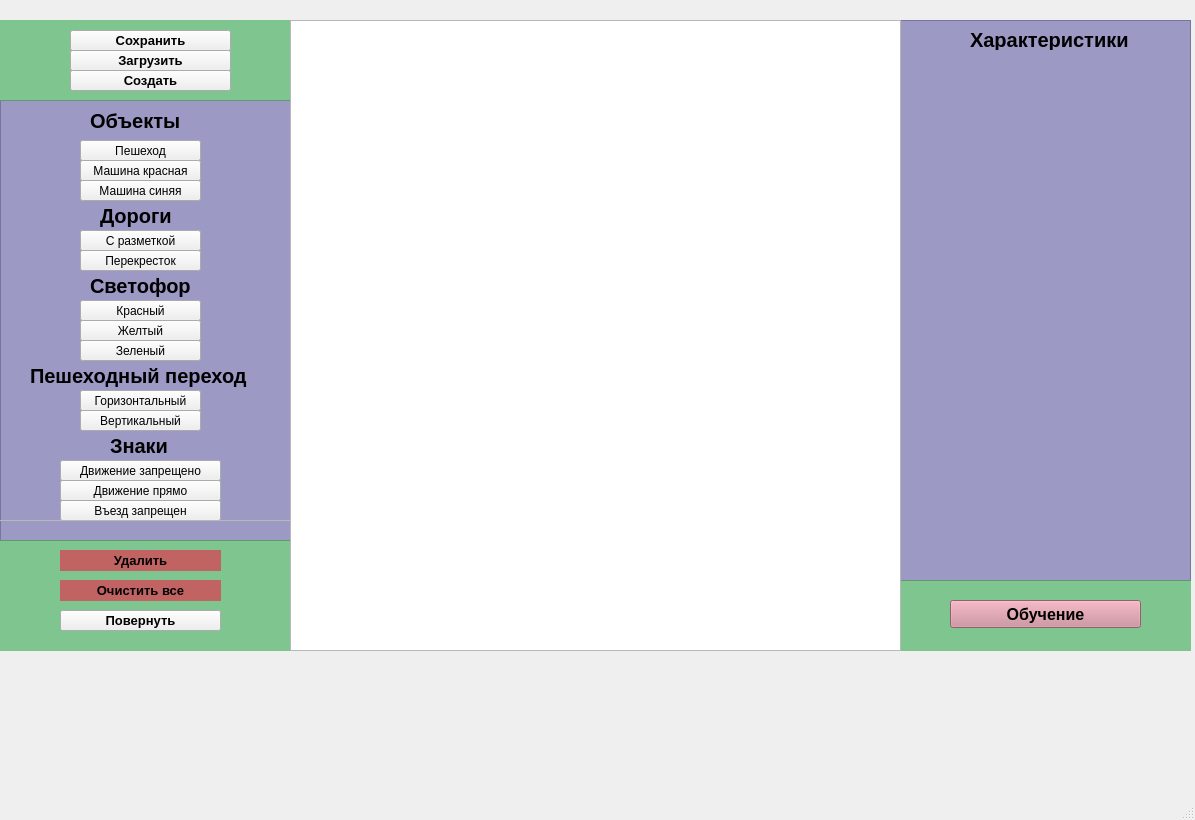
<?xml version="1.0" encoding="UTF-8"?>
<ui version="4.0">
 <class>MainWindow</class>
 <widget class="QMainWindow" name="MainWindow">
  <property name="geometry">
   <rect>
    <x>0</x>
    <y>0</y>
    <width>1195</width>
    <height>820</height>
   </rect>
  </property>
  <property name="windowTitle">
   <string>MainWindow</string>
  </property>
  <widget class="QWidget" name="centralwidget">
   <widget class="QFrame" name="frame_toolbar">
    <property name="geometry">
     <rect>
      <x>0</x>
      <y>20</y>
      <width>291</width>
      <height>631</height>
     </rect>
    </property>
    <property name="styleSheet">
     <string notr="true">#frame_toolbar {
	background-color: rgb(156, 153, 197);
}</string>
    </property>
    <property name="frameShape">
     <enum>QFrame::StyledPanel</enum>
    </property>
    <property name="frameShadow">
     <enum>QFrame::Raised</enum>
    </property>
    <widget class="QLabel" name="lbl_object">
     <property name="geometry">
      <rect>
       <x>90</x>
       <y>90</y>
       <width>101</width>
       <height>21</height>
      </rect>
     </property>
     <property name="styleSheet">
      <string notr="true">#lbl_object {
	font-size: 20px;
	font: bold;
}</string>
     </property>
     <property name="text">
      <string>Объекты</string>
     </property>
    </widget>
    <widget class="QPushButton" name="btn_pedestrian">
     <property name="geometry">
      <rect>
       <x>80</x>
       <y>120</y>
       <width>121</width>
       <height>21</height>
      </rect>
     </property>
     <property name="text">
      <string>Пешеход</string>
     </property>
    </widget>
    <widget class="QPushButton" name="btn_car_red">
     <property name="geometry">
      <rect>
       <x>80</x>
       <y>140</y>
       <width>121</width>
       <height>21</height>
      </rect>
     </property>
     <property name="text">
      <string>Машина красная</string>
     </property>
    </widget>
    <widget class="QPushButton" name="btn_car_blue">
     <property name="geometry">
      <rect>
       <x>80</x>
       <y>160</y>
       <width>121</width>
       <height>21</height>
      </rect>
     </property>
     <property name="text">
      <string>Машина синяя</string>
     </property>
    </widget>
    <widget class="QLabel" name="lbl_roads">
     <property name="geometry">
      <rect>
       <x>100</x>
       <y>180</y>
       <width>111</width>
       <height>31</height>
      </rect>
     </property>
     <property name="styleSheet">
      <string notr="true">#lbl_roads {
	font-size: 20px;
	font: bold;
}</string>
     </property>
     <property name="text">
      <string>Дороги</string>
     </property>
    </widget>
    <widget class="QPushButton" name="btn_marking">
     <property name="geometry">
      <rect>
       <x>80</x>
       <y>210</y>
       <width>121</width>
       <height>21</height>
      </rect>
     </property>
     <property name="text">
      <string>С разметкой</string>
     </property>
    </widget>
    <widget class="QPushButton" name="btn_crossroads">
     <property name="geometry">
      <rect>
       <x>80</x>
       <y>230</y>
       <width>121</width>
       <height>21</height>
      </rect>
     </property>
     <property name="text">
      <string>Перекресток</string>
     </property>
    </widget>
    <widget class="QLabel" name="lbl_traffic_light">
     <property name="geometry">
      <rect>
       <x>90</x>
       <y>250</y>
       <width>241</width>
       <height>31</height>
      </rect>
     </property>
     <property name="styleSheet">
      <string notr="true">#lbl_traffic_light {
	font-size: 20px;
	font: bold;
}</string>
     </property>
     <property name="text">
      <string>Светофор</string>
     </property>
    </widget>
    <widget class="QPushButton" name="btn_red">
     <property name="geometry">
      <rect>
       <x>80</x>
       <y>280</y>
       <width>121</width>
       <height>21</height>
      </rect>
     </property>
     <property name="text">
      <string>Красный</string>
     </property>
    </widget>
    <widget class="QPushButton" name="btn_yellow">
     <property name="geometry">
      <rect>
       <x>80</x>
       <y>300</y>
       <width>121</width>
       <height>21</height>
      </rect>
     </property>
     <property name="text">
      <string>Желтый</string>
     </property>
    </widget>
    <widget class="QPushButton" name="btn_green">
     <property name="geometry">
      <rect>
       <x>80</x>
       <y>320</y>
       <width>121</width>
       <height>21</height>
      </rect>
     </property>
     <property name="text">
      <string>Зеленый</string>
     </property>
    </widget>
    <widget class="QLabel" name="lbl_pedestrian_crossing">
     <property name="geometry">
      <rect>
       <x>30</x>
       <y>340</y>
       <width>241</width>
       <height>31</height>
      </rect>
     </property>
     <property name="styleSheet">
      <string notr="true">#lbl_pedestrian_crossing {
	font-size: 20px;
	font: bold;
}</string>
     </property>
     <property name="text">
      <string>Пешеходный переход</string>
     </property>
    </widget>
    <widget class="QPushButton" name="btn_horizontal">
     <property name="geometry">
      <rect>
       <x>80</x>
       <y>370</y>
       <width>121</width>
       <height>21</height>
      </rect>
     </property>
     <property name="text">
      <string>Горизонтальный</string>
     </property>
    </widget>
    <widget class="QPushButton" name="btn_vertical">
     <property name="geometry">
      <rect>
       <x>80</x>
       <y>390</y>
       <width>121</width>
       <height>21</height>
      </rect>
     </property>
     <property name="text">
      <string>Вертикальный</string>
     </property>
    </widget>
    <widget class="QLabel" name="lbl_road_signs">
     <property name="geometry">
      <rect>
       <x>110</x>
       <y>410</y>
       <width>71</width>
       <height>31</height>
      </rect>
     </property>
     <property name="styleSheet">
      <string notr="true">#lbl_road_signs {
	font-size: 20px;
	font: bold;
}</string>
     </property>
     <property name="text">
      <string>Знаки</string>
     </property>
    </widget>
    <widget class="QPushButton" name="btn_vertical_2">
     <property name="geometry">
      <rect>
       <x>60</x>
       <y>440</y>
       <width>161</width>
       <height>21</height>
      </rect>
     </property>
     <property name="text">
      <string>Движение запрещено</string>
     </property>
    </widget>
    <widget class="QPushButton" name="btn_vertical_3">
     <property name="geometry">
      <rect>
       <x>60</x>
       <y>460</y>
       <width>161</width>
       <height>21</height>
      </rect>
     </property>
     <property name="text">
      <string>Движение прямо</string>
     </property>
    </widget>
    <widget class="QPushButton" name="btn_vertical_4">
     <property name="geometry">
      <rect>
       <x>60</x>
       <y>480</y>
       <width>161</width>
       <height>21</height>
      </rect>
     </property>
     <property name="text">
      <string>Въезд запрещен</string>
     </property>
    </widget>
    <widget class="QFrame" name="frame_toolbar_2">
     <property name="geometry">
      <rect>
       <x>-10</x>
       <y>-60</y>
       <width>361</width>
       <height>141</height>
      </rect>
     </property>
     <property name="styleSheet">
      <string notr="true">#frame_toolbar_2 {
	background-color: rgb(127, 197, 144);
}</string>
     </property>
     <property name="frameShape">
      <enum>QFrame::StyledPanel</enum>
     </property>
     <property name="frameShadow">
      <enum>QFrame::Raised</enum>
     </property>
     <widget class="QPushButton" name="btn_save">
      <property name="geometry">
       <rect>
        <x>80</x>
        <y>70</y>
        <width>161</width>
        <height>21</height>
       </rect>
      </property>
      <property name="styleSheet">
       <string notr="true">#btn_save {
	font-size: 13px;
	font: bold;
}</string>
      </property>
      <property name="text">
       <string>Сохранить</string>
      </property>
     </widget>
     <widget class="QPushButton" name="btn_download">
      <property name="geometry">
       <rect>
        <x>80</x>
        <y>90</y>
        <width>161</width>
        <height>21</height>
       </rect>
      </property>
      <property name="styleSheet">
       <string notr="true">#btn_download {
	font-size: 13px;
	font: bold;
}</string>
      </property>
      <property name="text">
       <string>Загрузить</string>
      </property>
     </widget>
     <widget class="QPushButton" name="btn_create">
      <property name="geometry">
       <rect>
        <x>80</x>
        <y>110</y>
        <width>161</width>
        <height>21</height>
       </rect>
      </property>
      <property name="styleSheet">
       <string notr="true">#btn_create {
	font-size: 13px;
	font: bold;
}</string>
      </property>
      <property name="text">
       <string>Создать</string>
      </property>
     </widget>
    </widget>
    <widget class="QFrame" name="frame_toolbar_4">
     <property name="geometry">
      <rect>
       <x>-20</x>
       <y>500</y>
       <width>361</width>
       <height>141</height>
      </rect>
     </property>
     <property name="styleSheet">
      <string notr="true">#frame_toolbar_3 {
	background-color: rgb(127, 197, 144);
}</string>
     </property>
     <property name="frameShape">
      <enum>QFrame::StyledPanel</enum>
     </property>
     <property name="frameShadow">
      <enum>QFrame::Raised</enum>
     </property>
     <widget class="QFrame" name="frame_toolbar_3">
      <property name="geometry">
       <rect>
        <x>-10</x>
        <y>20</y>
        <width>361</width>
        <height>141</height>
       </rect>
      </property>
      <property name="styleSheet">
       <string notr="true">#frame_toolbar_3 {
	background-color: rgb(127, 197, 144);
}</string>
      </property>
      <property name="frameShape">
       <enum>QFrame::StyledPanel</enum>
      </property>
      <property name="frameShadow">
       <enum>QFrame::Raised</enum>
      </property>
      <widget class="QPushButton" name="btn_delete">
       <property name="geometry">
        <rect>
         <x>90</x>
         <y>10</y>
         <width>161</width>
         <height>21</height>
        </rect>
       </property>
       <property name="styleSheet">
        <string notr="true">#btn_delete {
	font-size: 13px;
	font: bold;
	background: rgb(194, 99, 99);
	border: None;
}</string>
       </property>
       <property name="text">
        <string>Удалить</string>
       </property>
      </widget>
      <widget class="QPushButton" name="btn_delete_all">
       <property name="geometry">
        <rect>
         <x>90</x>
         <y>40</y>
         <width>161</width>
         <height>21</height>
        </rect>
       </property>
       <property name="styleSheet">
        <string notr="true">#btn_delete_all {
	font-size: 13px;
	font: bold;
	background: rgb(194, 99, 99);
	border: None;
}</string>
       </property>
       <property name="text">
        <string>Очистить все</string>
       </property>
      </widget>
      <widget class="QPushButton" name="btn_rotation">
       <property name="geometry">
        <rect>
         <x>90</x>
         <y>70</y>
         <width>161</width>
         <height>21</height>
        </rect>
       </property>
       <property name="styleSheet">
        <string notr="true">#btn_rotation {
	font-size: 13px;
	font: bold;
}</string>
       </property>
       <property name="text">
        <string>Повернуть</string>
       </property>
      </widget>
     </widget>
    </widget>
   </widget>
   <widget class="QFrame" name="frame_toolbar_5">
    <property name="geometry">
     <rect>
      <x>900</x>
      <y>20</y>
      <width>291</width>
      <height>631</height>
     </rect>
    </property>
    <property name="styleSheet">
     <string notr="true">#frame_toolbar_5 {
	background-color: rgb(156, 153, 197);
}</string>
    </property>
    <property name="frameShape">
     <enum>QFrame::StyledPanel</enum>
    </property>
    <property name="frameShadow">
     <enum>QFrame::Raised</enum>
    </property>
    <widget class="QLabel" name="lbl_arduino">
     <property name="geometry">
      <rect>
       <x>70</x>
       <y>10</y>
       <width>191</width>
       <height>20</height>
      </rect>
     </property>
     <property name="styleSheet">
      <string notr="true">#lbl_arduino {
	font-size: 20px;
	font: bold;
}</string>
     </property>
     <property name="text">
      <string>Характеристики</string>
     </property>
    </widget>
    <widget class="QFrame" name="frame_toolbar_6">
     <property name="geometry">
      <rect>
       <x>-30</x>
       <y>560</y>
       <width>361</width>
       <height>141</height>
      </rect>
     </property>
     <property name="styleSheet">
      <string notr="true">#frame_toolbar_6 {
	background-color: rgb(127, 197, 144);
}</string>
     </property>
     <property name="frameShape">
      <enum>QFrame::StyledPanel</enum>
     </property>
     <property name="frameShadow">
      <enum>QFrame::Raised</enum>
     </property>
     <widget class="QPushButton" name="btn_learn">
      <property name="geometry">
       <rect>
        <x>80</x>
        <y>20</y>
        <width>191</width>
        <height>28</height>
       </rect>
      </property>
      <property name="styleSheet">
       <string notr="true">#btn_learn {
	font-size: 16px;
	font: bold;
	background-color: rgb(202, 135, 150);
}</string>
      </property>
      <property name="text">
       <string>Обучение</string>
      </property>
     </widget>
    </widget>
   </widget>
   <widget class="QGraphicsView" name="sceneView">
    <property name="geometry">
     <rect>
      <x>290</x>
      <y>20</y>
      <width>611</width>
      <height>631</height>
     </rect>
    </property>
   </widget>
  </widget>
  <widget class="QMenuBar" name="menubar">
   <property name="geometry">
    <rect>
     <x>0</x>
     <y>0</y>
     <width>1195</width>
     <height>26</height>
    </rect>
   </property>
  </widget>
  <widget class="QStatusBar" name="statusbar"/>
 </widget>
 <resources/>
 <connections/>
</ui>
